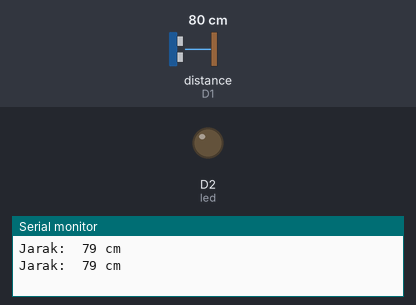
Bench run of a program on a simulated ESP8266 (NodeMCU). On the bench: output pins drawn as LEDs (lit = HIGH), the last lines printed to the serial monitor. Wiring (inferred from the names in the program): ultrasonic range finder: trigger D0; echo D1. Inputs (shaded band) come from the test bench; at power-on: distance to the obstacle (sensor on D1) 80 cm. The echo pulse lasts 58.3 µs per cm; pins used as bus, display or sensor lines are not drawn.

Above: at 1.8 s.
1.9 s: distance to the obstacle (sensor on D1) set to 13 cm
3.4 s: distance to the obstacle (sensor on D1) set to 10 cm
At 5.2 s:
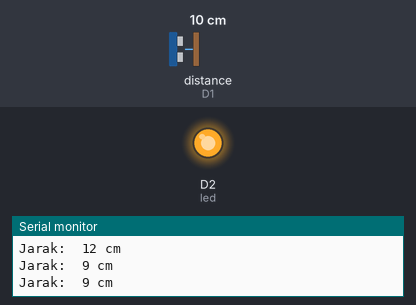
5.5 s: distance to the obstacle (sensor on D1) set to 18 cm
At 7.0 s:
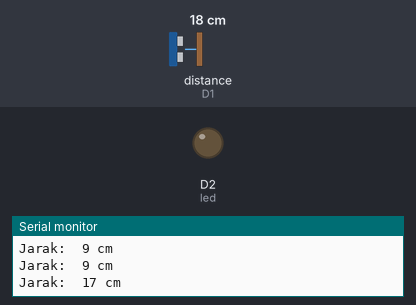
7.5 s: distance to the obstacle (sensor on D1) set to 2 cm
At 8.6 s:
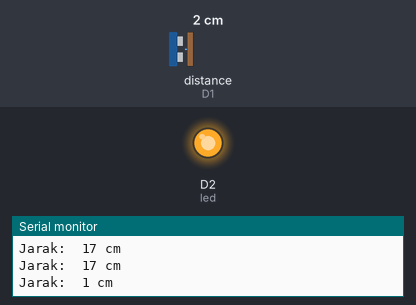
Timing chart, 0 to 10.5 s (numbered marks = the images above; inputs shaded):
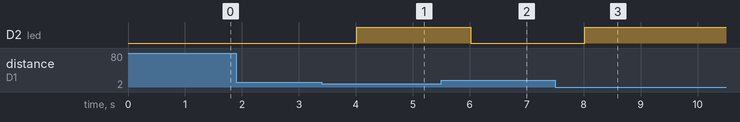

The program:

main.cpp
```cpp
#include <Arduino.h>

// put function declarations here:
int trigPin = D0;
int echoPin = D1;
int led = D2;

long duration;
int distance;


void setup() {
  // put your setup code here, to run once:
  pinMode(led, OUTPUT);
  pinMode(trigPin, OUTPUT);
  pinMode(echoPin, INPUT);
  Serial.begin(9600);

}

void loop() {
  // put your main code here, to run repeatedly:
  digitalWrite(trigPin, LOW);
  delayMicroseconds(5);
  digitalWrite(trigPin, HIGH);
  delayMicroseconds(10);
  digitalWrite(trigPin, LOW);

  duration = pulseIn(echoPin, HIGH);

  distance = (0.034 * duration)/2;

  Serial.print("Jarak:  ");
  Serial.print(distance);
  Serial.println(" cm");

  if (distance <= 10) {
    digitalWrite(led, HIGH);
  } else {
    digitalWrite(led, LOW);
  }

  delay(1000);

}
```

Measured:
- the behaviour switches between 12 and 11 cm on distance to the obstacle (sensor on D1) (found by bisection; images 0 and 1)
- after the input at 3.4 s, D2 (led): LOW → HIGH after 0.61 s
- after the input at 5.5 s, D2 (led): HIGH → LOW after 0.52 s
- after the input at 7.5 s, D2 (led): LOW → HIGH after 0.52 s
